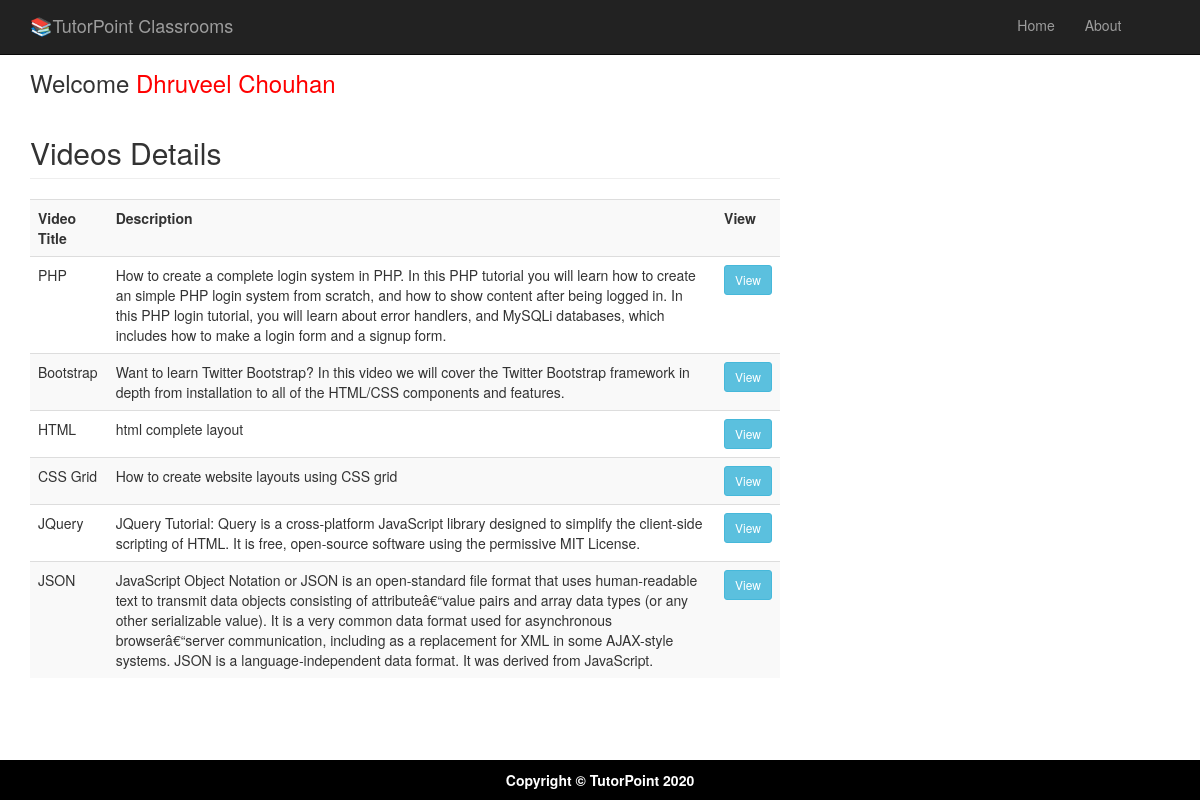
The app's page /viewvideos.php (signed in) with its own data.
### tables this page shows
CREATE TABLE `video` (
  `V_id` int(10) NOT NULL,
  `V_Title` varchar(50) NOT NULL,
  `V_Url` longtext NOT NULL,
  `V_Remarks` longtext NOT NULL,
  `V_Links` longtext NOT NULL
);

### viewvideos.php (the view, shortened to what this page needs)
<?php
$userfname = $_SESSION[ "fname" ];
$userlname = $_SESSION[ "lname" ];
?>
<?php include('studenthead.php'); ?>
<div class="container">
	<div class="row">
		<div class="col-md-8">
				<h3> Welcome <a href="welcomestudent.php" <?php echo "<span style='color:red'>".				$userfname." ".$userlname."</span>";?> </a></h3>
			<?php
				include('database.php');
				$sql="SELECT * FROM video";
				$rs=mysqli_query($connect,$sql);
				echo "<h2 class='page-header'>Videos Details</h2>";
				echo "<table class='table table-striped' style='width:100%'>
				<tr>
					<th>Video Title</th>
					<th>Description</th>
					<th>View</th>
				</tr>";
				while($row=mysqli_fetch_array($rs))
				{
				?>
			<tr>
				<td>
					<?PHP echo $row['V_Title'];?>
				</td>
				<td>
					<?PHP echo $row['V_Remarks'];?>
				</td>
				<td><a href="viewvideos2.php?viewid=<?php echo $row['V_id']; ?>"> <input type="button" Value="View"  class="btn btn-info btn-sm"  data-toggle="modal" data-target="#myModal"></a>
				</td>
			</tr>
			<?php
			}
			?>
			</table>
		</div>
	</div>
	<?php include('allfoot.php');  ?>

### css/modern-business.css (style rules this page uses)
html, body { height: 100%; }
body { padding-top: 50px; }

### records on screen
video: V_Title "PHP", V_Remarks "How to create a complete login system in PHP. In this PHP tutorial you will learn how to create an simple PHP login system from scratch, and how to show content after being logged in. In this PHP login tutorial, you will learn about error handlers, and MySQLi databases, which includes how to make a login form and a signup form."
video: V_Title "Bootstrap", V_Remarks "Want to learn Twitter Bootstrap? In this video we will cover the Twitter Bootstrap framework in depth from installation to all of the HTML/CSS components and features."
video: V_Title "HTML", V_Remarks "html complete layout"
video: V_Title "CSS Grid", V_Remarks "How to create website layouts using CSS grid"
video: V_Title "JQuery", V_Remarks "JQuery Tutorial: Query is a cross-platform JavaScript library designed to simplify the client-side scripting of HTML. It is free, open-source software using the permissive MIT License."
video: V_Title "JSON", V_Remarks "JavaScript Object Notation or JSON is an open-standard file format that uses human-readable text to transmit data objects consisting of attributeâ€“value pairs and array data types (or any other serializable value). It is a very common data format used for asynchronous browserâ€“server communication, including as a replacement for XML in some AJAX-style systems. JSON is a language-independent data format. It was derived from JavaScript."

### other values on screen
$userfname "Dhruveel"
$userlname "Chouhan"
